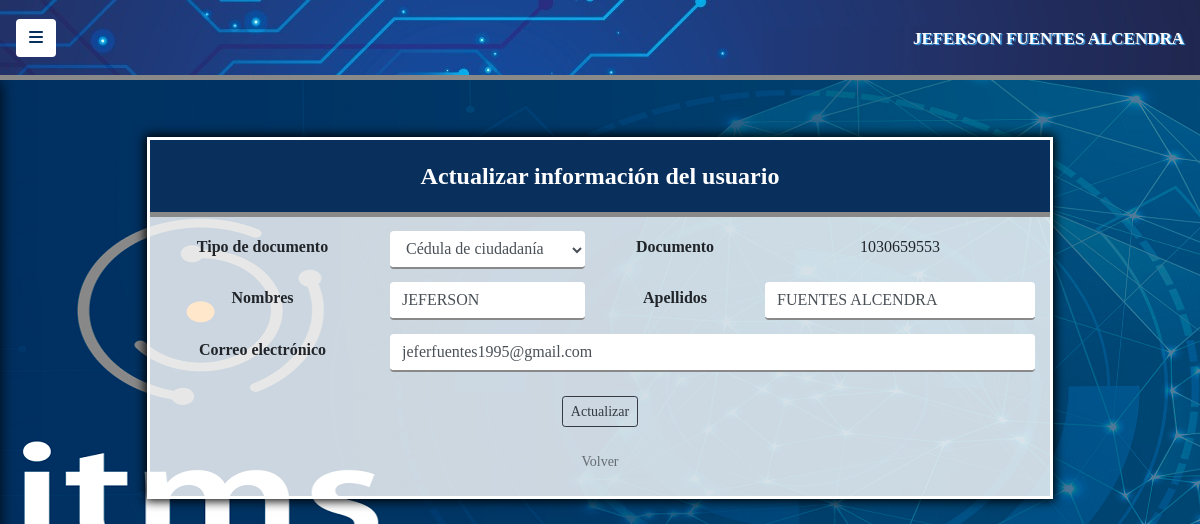
Screenshot of /public/models/actualizar_perfil (signed in) with the database file from the repository.
### tables this page shows
CREATE TABLE `usuarios` (
  `id_usuario` int(6) NOT NULL,
  `tipo_documento` varchar(30) NOT NULL,
  `documento` varchar(11) NOT NULL,
  `nombres` varchar(30) NOT NULL,
  `apellidos` varchar(30) NOT NULL,
  `correo` varchar(50) NOT NULL,
  `password` varchar(60) NOT NULL
);

### public/models/actualizar_perfil.php (the view, shortened to what this page needs)
<!DOCTYPE html>
<html lang="es">
	<head>
		<link rel="stylesheet" href="../../vendor/css/bootstrap.min.css">
		<link rel="stylesheet" href="../../css/estilos.css">
		<link rel="stylesheet" href="../../css/simple-sidebar.css">
	</head>
	<body>
    <div class="d-flex toggled" id="wrapper">
      <div id="page-content-wrapper">
      <nav class="navbar navegacion b_bottom">
          <button class="btn boton_menu" id="menu-toggle">
            <i class="fas fa-bars"></i>
          </button>
          <div class="sesion">
            <p class="">
              <?php
                echo $_SESSION["nombres"]." ".$_SESSION["apellidos"];
              ?>
            </p>
          </div>
      </nav>
      <?php
        class Datos{
          public function mostrar($doc_perfil){
            include("conexion.php");
            $cont = "0";
            $doc_perfil = $_SESSION['documento'];
            $sql = "SELECT * FROM usuarios WHERE documento = '$doc_perfil'";
            if (!$result = $db -> query($sql)) {
              die('Hay un error en la consulta [' .$db->error. ']');
            }
            while($row = $result -> fetch_assoc()){
              $ttipo_documento = stripcslashes($row['tipo_documento']);
              $ddocumento = stripcslashes($row['documento']);
              $nnombres = stripcslashes($row['nombres']);
              $aapellidos = stripcslashes($row['apellidos']);
              $ccorreo = stripcslashes($row['correo']);
              $cont = $cont + 1;
            }
            if ($cont != "0") {
?>
            <div class="container div4 color3">
              <form action="../controllers/perfil" method="POST" name="form3">
                <div class="row b_bottom">
                  <div class="col-sm-12 encabezado">
                    Actualizar información del usuario
                  </div>
                </div>
                <div class="row espacio2">
                  <div class="col-sm-3 t_centro negrilla espacio2">
                    <label id="tdoc">Tipo de documento</label>
                  </div>
                  <div class="col-sm-3 t_centro">
                    <?php
                      echo "<select class='form-control inputs' name='tipo_documento' id='tdoc'>";
                      $sql2 = "SELECT * FROM tipo_documento";
                        if(!$result2 = $db ->query($sql2)){
                          die ('Hay un error en la consulta [' .$db->error .']');
                        }
                        while($row2 = $result2->fetch_assoc()){
                          $iid_tipo_documento = stripcslashes($row2["id_tipo_documento"]);
                          $tttipo_documento = stripcslashes($row2["tipo_documento"]);
                          if($iid_tipo_documento==$ttipo_documento){
                            echo"<option value=$iid_tipo_documento SELECTED>$tttipo_documento</option>";
                          }
                        }
                        echo "</select>";
                    ?>
                  </div>
                  <div class="col-sm-2 t_centro negrilla espacio2">
                    Documento
                  </div>
                  <div class="col-sm-4 t_centro espacio2">
                    <?php echo $ddocumento ?>
                  </div>
                </div>
                <div class="row espacio2 negrilla">
                  <div class="col-sm-3 t_centro espacio2">
                    <label id="names">Nombres</label>
                  </div>
                  <div class="col-sm-3 t_centro">
                    <input type="text" id="names" class="form-control inputs" name="nombres" autocomplete="off" value="<?php echo $nnombres ?>">
                  </div>
                  <div class="col-sm-2 t_centro espacio2">
                    <label id="lastname">Apellidos</label>
                  </div>
                  <div class="col-sm-4 t_centro">
                    <input type="text" id="lastname" class="form-control inputs" name="apellidos" autocomplete="off" value="<?php echo $aapellidos ?>">
                  </div>
                </div>
                <div class="row espacio2">
                  <div class="col-sm-3 t_centro negrilla espacio2">
                    <label id="mail">Correo electrónico</label>
                  </div>
                  <div class="col-sm-9 t_centro">
                    <input type="text" id="mail" class="form-control inputs" name="correo" autocomplete="off" value="<?php echo $ccorreo ?>">
                  </div>
                </div>
                <br>
                <div class="row centro ">
                  <button type="button" onclick="return validar()" class="btn btn-sm btn-outline-dark">
                    Actualizar
                  </button>
                </div>
                <br>
                <div class="row centro">
                  <a href="../views/home" class="links">Volver</a>
                </div>
                <br>
              </form>
            </div>
<?php
      }
    }
  }
        $doc_perfil = $_SESSION["documento"];
        $nuevo = new Datos();
        $nuevo->mostrar($doc_perfil);
?>
	</body>
</html>

### css/estilos.css (style rules this page uses)
* { box-sizing: border-box; -webkit-box-sizing: border-box; -moz-box-sizing: border-box; margin: 0; padding: 0; font-family: "Corbel"; }
body { background-image: url("../files/img/Wallpaper3.png"); }
.color3 { background: rgba(255, 255, 255, 0.8); }
.div4 { width: 75%; margin-top: 5%; box-shadow:0 0 0 3px #fff, 0 0 10px 5px #000; }
.negrilla { font-weight: bold; }
.encabezado { color: #fff; text-align: center; padding-top: 2%; padding-bottom: 2%; font-size: 24px; font-weight: bold; background: #092F5D; }
.navegacion { background-image: url("../files/img/banner5.jpg"); height: 80px; border-bottom: 5px solid #898989; }
.sesion { margin-top: auto; color: #fff; font-size: 17px; margin-left: 1.6%; font-weight: bold; text-shadow: 1.5px 1px 1px #42A9EF; }
.espacio2 { padding-top: 1%; }
.centro { justify-content: center; }
.t_centro { text-align: center; }
.inputs { border:none; border-bottom: 2px solid #898989; margin-top: 5px; }
.b_bottom { border-bottom: 5px solid #898989; }
.links { text-decoration: none; color:rgba(0, 0, 0, 0.5); font-size: 14px; }
.boton_menu { background: #fff; color:#092F5D; font-size: 16px; }

### css/simple-sidebar.css (style rules this page uses)
body { overflow-x: hidden; }
#page-content-wrapper { min-width: 100vw; }
@media (min-width: 768px) { #page-content-wrapper { min-width: 0; width: 100%; } }

### rows the page displays
usuarios: documento "1030659553", nombres "JEFERSON", apellidos "FUENTES ALCENDRA", correo "jeferfuentes1995@gmail.com"

### other values shown
$_SESSION["nombres"] "JEFERSON"
$_SESSION["apellidos"] "FUENTES ALCENDRA"
form field tipo_documento "Cédula de ciudadanía"
